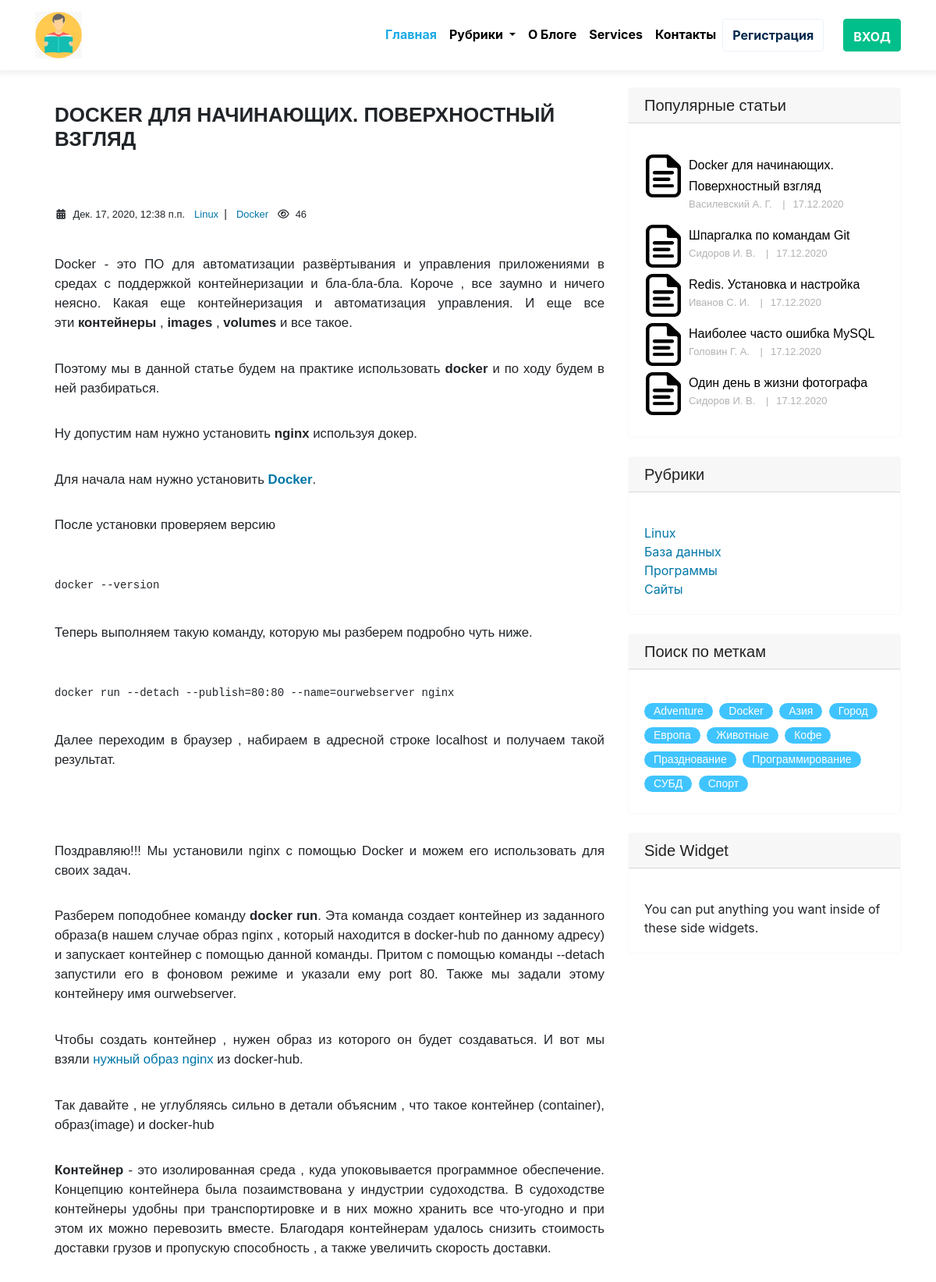
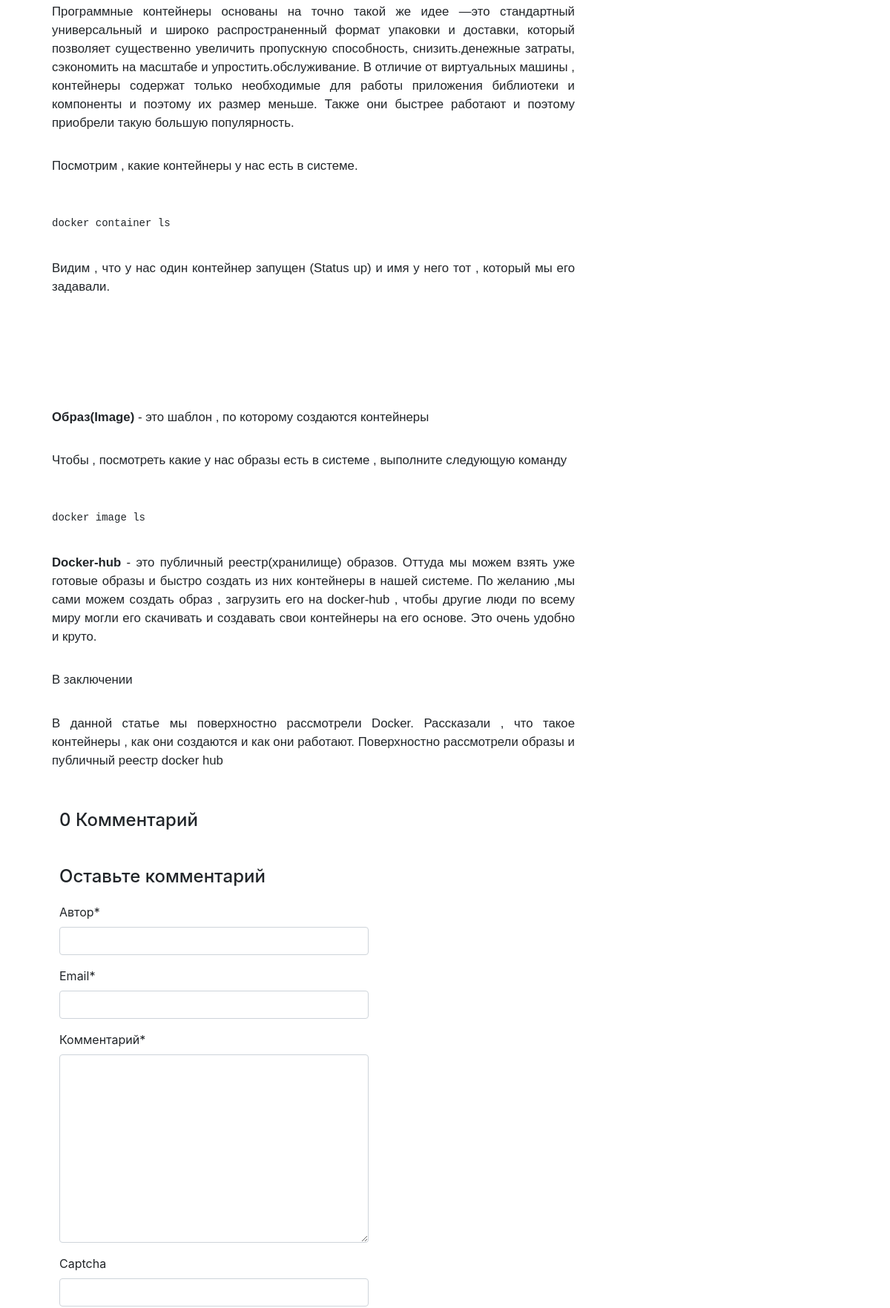
Page /post/docker-dlya-nachinayushih-poverhnostnyj-vzglyad/ (upper part) on the committed database (2 pictures, top to bottom).
### blog/models.py (models this page shows, shortened)
class Post(models.Model):
    title = models.CharField(max_length=255, verbose_name='Наименование')
    slug = models.SlugField(max_length=255, verbose_name='Url', unique=True)
    author = models.CharField(max_length=100, verbose_name='Автор')
    content = models.TextField()
    created_at = models.DateTimeField(auto_now_add=True, verbose_name='Опубликовано')
    photo = models.ImageField(upload_to='photos/%Y/%m/%d/', blank=True, verbose_name='Фото')
    views = models.IntegerField(default=0, verbose_name='Кол-во просмотров')
    category = models.ForeignKey(Category, on_delete=models.PROTECT, related_name='posts', verbose_name='Категория')
    tags = models.ManyToManyField(Tag, blank=True, related_name='posts', verbose_name='Tags')
    status = models.BooleanField(default=False, verbose_name='Статус')
    def get_absolute_url(self):
        return reverse('post', kwargs={"slug": self.slug})
    class Meta:
        verbose_name = 'Статья(ю)'
        verbose_name_plural ='Статьи'
        ordering = ['-created_at']

class Category(models.Model):
    title = models.CharField(max_length=255, verbose_name='Наименование')
    slug = models.SlugField(max_length=255, verbose_name='Url', unique=True)
    def __str__(self):
        return self.title
    def get_absolute_url(self):
        return reverse('category', kwargs={"slug": self.slug})
    class Meta:
        verbose_name = 'Категория(ю)'
        verbose_name_plural ='Категории'
        ordering = ['title']

class Tag(models.Model):
    title = models.CharField(max_length=60, verbose_name='Наименование')
    slug = models.SlugField(max_length=50, verbose_name='Url', unique=True)
    def get_absolute_url(self):
        return reverse('tag', kwargs={"slug": self.slug})
    class Meta:
        verbose_name = 'Тег'
        verbose_name_plural ='Теги'
        ordering = ['title']

### blog/views.py (the view)
# urls.py: path('post/<str:slug>/', post_detail, name='post'),
def post_detail(request, slug):
    template_name = 'blog/single.html'
    post = get_object_or_404(Post, slug=slug, status=True)
    comments = post.comments.filter(active=True)
    new_comment = None
    initial = {'post': post.pk}
    if request.user.is_authenticated:
        initial['name'] = request.user.username
        initial['email'] = request.user.email
        form_class = UserCommentForm
    else:
        form_class = GuestCommentForm
    form =form_class(initial=initial)
    if request.method == 'POST':
        comment_form = form_class(data=request.POST)
        if comment_form.is_valid():
            new_comment = comment_form.save(commit=False)
            new_comment.post = post
            new_comment.save()
    else:
        comment_form =  form
    return render(request, template_name, {'post': post,
                                           'comments': comments,
                                           'new_comment': new_comment,
                                           'comment_form': comment_form})

### blog/forms.py
class GuestCommentForm(forms.ModelForm):
    captcha = CaptchaField(label='Введите текст с картинки',
              error_messages={'invalid': 'Неправильный текст'})
    class Meta:
        model = Comment
        fields = ('name', 'email', 'body', 'captcha')

### subscription/forms.py
class SubscriptionForm(forms.ModelForm):
    class Meta:
        model = Subscription
        fields = ("email",)
        widgets = {
            "email": forms.EmailInput(attrs={"class": "editContent", "placeholder": "Your email..."},)
        }
        labels = {
            "email": '',
        }

### blog/templatetags/category.py (called while the page is built)
@register.inclusion_tag('blog/category_tpl.html')
def show_category():
    categories = Category.objects.all()
    return {"categories": categories}

@register.inclusion_tag('blog/menu_category_tpl.html')
def show_menu_category():
    categories = Category.objects.all()
    return {"categories": categories}

### blog/templatetags/sidebar.py (called while the page is built)
@register.inclusion_tag('blog/popular_posts_tpl.html')
def get_popular(cnt=3):
    posts = Post.objects.filter(status=True).order_by('-views')[:cnt]
    return {"posts": posts}

@register.inclusion_tag('blog/tags_tpl.html')
def get_tags():
    tags = Tag.objects.all()
    return {"tags": tags}

### subscription/templatetags/subscription_tags.py (called while the page is built)
@register.inclusion_tag("subscription/tags/form.html")
def subscription_form():
    return {"subscription_form": SubscriptionForm()}

### blog/templates/blog/single.html (shortened to what this page needs)
{% extends 'base.html' %}
{% load static %}
{% load sidebar %}
{% load category %}
{% load crispy_forms_tags %}
{% block content %}
 <div class="container">
    <div class="row">
      <div class="col-md-8">
         <div class="single-content">
            <h1> {{ post.title }}</h1>
            <div class="detail-post">
              <div class="article-category">
                <span><i class="fa fa-calendar fa-fw"></i>&nbsp;&nbsp;{{ post.created_at }}</span>
                &nbsp;&nbsp;<a href="{{ post.category.get_absolute_url }}">{{ post.category }}&nbsp;&nbsp;</a>|
              {% if post.tags.exists %}
                  {% for tag in post.tags.all %}
                      &nbsp;&nbsp;<a href="{{ tag.get_absolute_url }}">{{ tag.title }}</a>
                  {% endfor %}
              {% endif %}
              <span>&nbsp;&nbsp;<i class="fa fa-eye fa-fw"></i>&nbsp;&nbsp;{{ post.views }}</span></div>
            </div>
            {{ post.content|safe }}
         </div>
         <div class="col-md-8">
          <div class="card-body">
            <h4>{{ comments.count }} Комментарий</h4>
          </div>
        </div>
        <div class="col-md-8">
          <div class="card-body">
            {% if new_comment %}
            <div class="alert alert-success" role="alert">
              <p>Ваш комментарий ожидает модерации</p>
            </div>
            {% else %}
            <h4>Оставьте комментарий</h4>
            <form method="post" style="margin-top: 1.3em;">
              {{ comment_form|crispy }}
            </form>
            {% endif %}
          </div>
       </div>
      </div>
      <div class="col-md-4">
        <div class="sider-content">
          {% get_popular 5 %}
          {% show_category %}
          {% get_tags %}
          <div class="card border-light my-4">
            <h5 class="card-header">Side Widget</h5>
            <div class="card-body">
              You can put anything you want inside of these side widgets.
            </div>
          </div>
        </div>
      </div>
    </div>
  </div>
{% endblock %}

### blog/templates/blog/popular_posts_tpl.html
{% load static %}
<div class="card border-light my-4">
    <h5 class="card-header">Популярные статьи</h5>
    <div class="card-body">
        {% for post in posts %}
        <div class="portfolio-item-popular">
            <img src="{% static 'img/paper-icon.png' %}" alt="{{ post.title }}">
            <div class="portfolio-text">
                <h5><a href="{{ post.get_absolute_url }}">{{ post.title }}</a></h5>
                <p>{{ post.author }} <span>|</span>{{ post.created_at|date:"d.m.Y" }}</p>
            </div>
        </div>
        {% endfor %}
    </div>
  </div>

### blog/templates/blog/category_tpl.html
  <div class="card border-light my-4">
    <h5 class="card-header">Рубрики</h5>
    <div class="card-body">
      <div class="row">
        <div class="col-lg-6">
          <ul class="list-unstyled mb-0">
            {% for item in categories %}
            <li><a href="{{ item.get_absolute_url }}">{{ item.title }}</a></li>
            {% endfor %}
          </ul>
        </div>
      </div>
    </div>
  </div>

### blog/templates/blog/tags_tpl.html
<div class="card  border-light my-4">
  <h5 class="card-header">Поиск по меткам</h5>
  <div class="card-body">
    <div class="tags">
        {% for tag in tags %}
        <p><a href="{{ tag.get_absolute_url }}">{{ tag.title }}</a></p>
        {% endfor %}
    </div>
  </div>
</div>

### siteblog/static/blog-home.css (style rules this page uses)
body { padding-top: 56px; }
a { color: #0076a7; }
.col-md-8 .single-content { margin-top: 3.5rem; margin-left: 25px; padding: 10 10px; margin-bottom: 2rem; }
.col-md-8 .single-content h1 { padding-top: 20px; margin-bottom: 30px; font-family: Arial, sans-serif; font-size: 26px; font-weight: 800; text-transform: uppercase; }
.col-md-8 .single-content p { font-family: Arial, sans-serif; font-size: 1.05em; font-weight: 500; line-height: 25px; position: relative; text-align: justify; margin: 0 0 2em 0; }
.portfolio-item-popular { padding-left: 2px; }
.portfolio-item-popular img { float: left; height: 55px; width: 45px; }
.portfolio-item-popular .portfolio-text { margin-left: 55px; }
.portfolio-item-popular .portfolio-text h5 { margin: 0 }
.portfolio-item-popular .portfolio-text h5 a { color: #000; font-family: Arial, sans-serif; font-size: 16px; font-weight: 500; line-height: 27px; text-decoration: none; }
.portfolio-item-popular .portfolio-text p { font-family: Arial, sans-serif; font-size: 13px; font-weight: 500; line-height: 20px; color: #b2b2b2; }
.portfolio-item-popular .portfolio-text p span { margin: 0 10px; }
.tags p { background: #40c4ff none repeat scroll 0 0; border-radius: 15px; display: inline-block; font-family: Arial, sans-serif; font-size: 14px; font-weight: 500; margin-right: 4px; padding: 0 12px; margin-bottom: 7px; }
.tags p a { color: #fff; display: inline-block; text-decoration: none; }
.card-header { color: #222; font-weight: 500; line-height: 1em; margin: 0 0 1em 0; font-family: "Exo 2", sans-serif; }
.detail-post { margin-top: 70px; margin-bottom: 40px; }
.col-md-8 .single-content .detail-post .article-category { font-size: 0.9em; font-family: Arial, sans-serif; }
.col-md-8 .single-content .detail-post .article-category span { font-size: 0.9em; font-family: Arial, sans-serif; }
.col-md-8 .single-content .detail-post .article-category a { font-size: 0.9em; font-family: Arial, sans-serif; }
.sider-content { margin-top: 3.5em; }

### rows in the picture
Post: title "DOCKER ДЛЯ НАЧИНАЮЩИХ. ПОВЕРХНОСТНЫЙ ВЗГЛЯД", created_at "Дек. 17, 2020, 12:38 п.п.", category "Linux", views "46", content "Docker - это ПО для автоматизации развёртывания и управления приложениями в средах с поддержкой контейнеризации и бла-бла-бла. Короче , все заумно и ничего неясно. Какая еще контейнеризация и автоматизация управления. И еще все эти контейнеры , images , volumes и все такое. Поэтому мы в данной статье будем на практике использовать docker и по ходу будем в ней разбираться. Ну допустим нам нужно установить nginx используя докер. Для начала нам нужно установить Docker . После установки проверяем версию docker --version Теперь выполняем такую команду, которую мы разберем подробно чуть ниже. docker run --detach --publish=80:80 --name=ourwebserver nginx Далее переходим в браузер , набираем в…", title "Docker для начинающих. Поверхностный взгляд", author "Василевский А. Г.", created_at "17.12.2020"
Tag: title "Docker"
Post: title "Шпаргалка по командам Git", author "Сидоров И. В.", created_at "17.12.2020"
Post: title "Redis. Установка и настройка", author "Иванов С. И.", created_at "17.12.2020"
Post: title "Наиболее часто ошибка MySQL", author "Головин Г. А.", created_at "17.12.2020"
Post: title "Один день в жизни фотографа", author "Сидоров И. В.", created_at "17.12.2020"
Category: title "Linux"
Category: title "База данных"
Category: title "Программы"
Category: title "Сайты"
Tag: title "Adventure"
Tag: title "Азия"
Tag: title "Город"
Tag: title "Европа"
Tag: title "Животные"
Tag: title "Кофе"
Tag: title "Празднование"
Tag: title "Программирование"
Tag: title "СУБД"
Tag: title "Спорт"

### other values in the picture
{{ comments.count }} "0"
